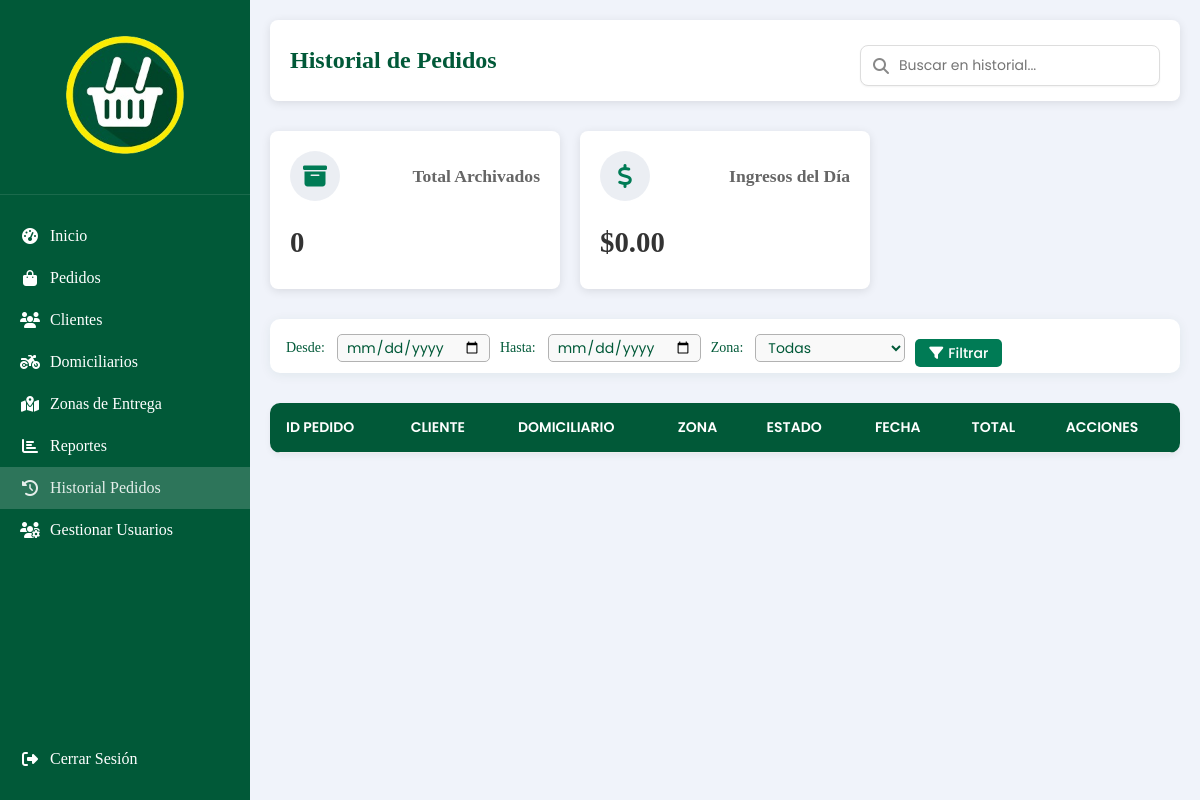
/vistas/historial_pedidos.php (signed in), run on an earlier commit of the app's database.
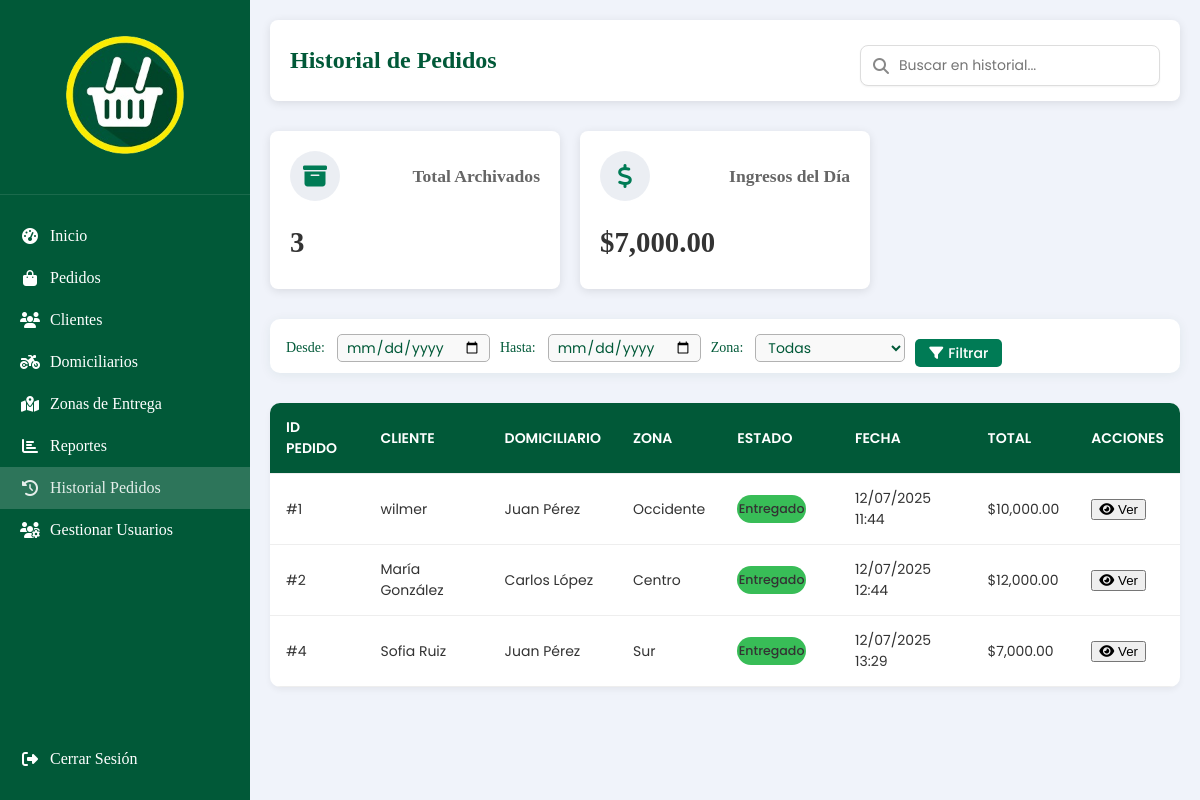
And on a later commit of the database.
### tables this page shows
CREATE TABLE `historico_pedidos` (
  `id_historico` int(11) NOT NULL,
  `id_pedido_original` int(11) NOT NULL,
  `id_cliente` int(11) NOT NULL,
  `id_zona` int(11) NOT NULL,
  `id_domiciliario` int(11) DEFAULT NULL,
  `estado` enum('entregado','cancelado') NOT NULL,
  `cantidad_paquetes` int(11) NOT NULL DEFAULT '1',
  `total` decimal(10,2) NOT NULL,
  `tiempo_estimado` int(11) NOT NULL DEFAULT '30',
  `fecha_pedido` datetime NOT NULL,
  `fecha_completado` datetime NOT NULL DEFAULT CURRENT_TIMESTAMP,
  `cliente_nombre` varchar(100) NOT NULL,
  `cliente_documento` varchar(20) NOT NULL,
  `cliente_telefono` varchar(15) DEFAULT NULL,
  `cliente_direccion` text,
  `zona_nombre` varchar(100) NOT NULL,
  `zona_tarifa` decimal(10,2) NOT NULL,
  `domiciliario_nombre` varchar(100) DEFAULT NULL,
  `domiciliario_telefono` varchar(15) DEFAULT NULL,
  `usuario_proceso` int(11) DEFAULT NULL
);

### servicios/verificar_permisos.php (called while the page is built, shortened)
<?php
function tienePermiso($seccion) {
    $rol = $_SESSION['rol'];
    $permisosPorRol = [
        'admin' => ['dashboard', 'clientes', 'pedidos', 'domiciliarios', 'zonas', 'reportes', 'tabla_usuarios'],
        'cajera' => ['dashboard', 'clientes', 'pedidos', 'reportes'],
        'org_domicilios' => ['dashboard', 'domiciliarios', 'zonas', 'reportes']
    ];
    return in_array($seccion, $permisosPorRol[$rol] ?? []);
}
function esAdmin() {
    return isset($_SESSION['rol']) && $_SESSION['rol'] === 'admin';
}

### vistas/historial_pedidos.php (the view, shortened to what this page needs)
<?php
require_once '../servicios/verificar_permisos.php';
try {
    $pdo = new PDO("mysql:host=localhost;dbname=sm_domicilios;charset=utf8mb4", "root", "root");
    $pdo->setAttribute(PDO::ATTR_ERRMODE, PDO::ERRMODE_EXCEPTION);
} catch (PDOException $e) {
    die("Error de conexión: " . $e->getMessage());
}
$totalArchived = $pdo->query("SELECT COUNT(*) FROM historico_pedidos")->fetchColumn();
$ingresosHoyPedidos = $pdo->query("SELECT SUM(total) FROM pedidos WHERE estado = 'entregado' AND DATE(fecha_pedido) = CURDATE()")->fetchColumn() ?? 0.00;
$ingresosHoyArchivados = $pdo->query("SELECT SUM(total) FROM historico_pedidos WHERE estado = 'entregado' AND DATE(fecha_pedido) = CURDATE()")->fetchColumn() ?? 0.00;
$ingresosHoy = $ingresosHoyPedidos + $ingresosHoyArchivados;
$filtroFechaInicio = isset($_GET['fecha_inicio']) ? $_GET['fecha_inicio'] : '';
$filtroFechaFin = isset($_GET['fecha_fin']) ? $_GET['fecha_fin'] : '';
$where = [];
$params = [];
$whereSQL = $where ? 'WHERE ' . implode(' AND ', $where) : '';
$sqlHistorial = "SELECT hp.id_historico, hp.id_pedido_original, hp.cliente_nombre, hp.domiciliario_nombre, hp.estado, hp.fecha_pedido, hp.fecha_completado, hp.cantidad_paquetes, hp.total, hp.tiempo_estimado, hp.zona_nombre FROM historico_pedidos hp $whereSQL ORDER BY hp.fecha_completado DESC LIMIT 100";
$stmt = $pdo->prepare($sqlHistorial);
if ($params) {
    $types = str_repeat('s', count($params));
    $stmt->execute($params);
} else {
    $stmt->execute();
}
$archivedOrders = $stmt->fetchAll(PDO::FETCH_ASSOC);
?>
<!DOCTYPE html>
<html lang="es">
<head>
    <link rel="stylesheet" href="../componentes/dashboard.css">
    <link rel="stylesheet" href="../componentes/pedidos.css">
    <link rel="stylesheet" href="https://cdnjs.cloudflare.com/ajax/libs/font-awesome/6.4.0/css/all.min.css">
</head>
<body>
    <div class="sidebar" id="sidebar">
        <div class="sidebar-header">
            <img src="../componentes/img/logo2.png" alt="Logo" />
        </div>
        <div class="sidebar-menu">
            <?php if (tienePermiso('dashboard')): ?>
            <a href="dashboard.php" class="menu-item"><i class="fas fa-tachometer-alt"></i><span class="menu-text">Inicio</span></a>
            <?php endif; ?>
            <a href="pedidos.php" class="menu-item"><i class="fas fa-shopping-bag"></i><span class="menu-text">Pedidos</span></a>
            <a href="clientes.php" class="menu-item"><i class="fas fa-users"></i><span class="menu-text">Clientes</span></a>
            <?php if (tienePermiso('domiciliarios')): ?>
            <a href="domiciliarios.php" class="menu-item"><i class="fas fa-motorcycle"></i><span class="menu-text">Domiciliarios</span></a>
            <?php endif; ?>
            <?php if (tienePermiso('zonas')): ?>
            <a href="zonas.php" class="menu-item"><i class="fas fa-map-marked-alt"></i><span class="menu-text">Zonas de Entrega</span></a>
            <?php endif; ?>
            <a href="reportes.php" class="menu-item"><i class="fas fa-chart-bar"></i><span class="menu-text">Reportes</span></a>
            <a href="historial_pedidos.php" class="menu-item active"><i class="fas fa-history"></i><span class="menu-text">Historial Pedidos</span></a>
            <?php if (esAdmin()): ?>
            <a href="tabla_usuarios.php" class="menu-item"><i class="fas fa-users-cog"></i><span class="menu-text">Gestionar Usuarios</span></a>
            <?php endif; ?>
            <a href="../servicios/cerrar_sesion.php" class="menu-cerrar"><i class="fas fa-sign-out-alt"></i><span class="menu-text">Cerrar Sesión</span></a>
        </div>
    </div>
    <div class="main-content">
        <div class="header">
            <div class="header-left">
                <h2>Historial de Pedidos</h2>
            </div>
            <div class="search-bar" style="margin-top:10px;">
                <i class="fas fa-search"></i>
                <input type="text" placeholder="Buscar en historial..." id="searchInput">
            </div>
        </div>
        <div class="dashboard-cards">
            <div class="card">
                <div class="card-header">
                    <div class="card-icon"><i class="fas fa-archive"></i></div>
                    <h3 class="card-title">Total Archivados</h3>
                </div>
                <div class="card-value"><?php echo $totalArchived; ?></div>
            </div>
            <div class="card">
                <div class="card-header">
                    <div class="card-icon"><i class="fas fa-dollar-sign"></i></div>
                    <h3 class="card-title">Ingresos del Día</h3>
                </div>
                <div class="card-value">$<?php echo number_format($ingresosHoy, 2); ?></div>
            </div>
        </div>
        <form method="GET" class="filtros-historial">
            <label for="fecha_inicio">Desde:</label>
            <input type="date" name="fecha_inicio" id="fecha_inicio" value="<?php echo htmlspecialchars($filtroFechaInicio); ?>" class="input-form" style="min-width:130px;">
            <label for="fecha_fin">Hasta:</label>
            <input type="date" name="fecha_fin" id="fecha_fin" value="<?php echo htmlspecialchars($filtroFechaFin); ?>" class="input-form" style="min-width:130px;">
            <label for="zona">Zona:</label>
            <select name="zona" id="zona" class="input-form" style="min-width:150px;">
                <option value="">Todas</option>
            </select>
            <button type="submit" class="btn-login"><i class="fas fa-filter"></i> Filtrar</button>
        </form>
        <div class="recent-activity">
            <div class="orders-table">
                <table id="historialTable">
                    <thead>
                        <tr>
                            <th>ID Pedido</th>
                            <th>Cliente</th>
                            <th>Domiciliario</th>
                            <th>Zona</th>
                            <th>Estado</th>
                            <th>Fecha</th>
                            <th>Total</th>
                            <th>Acciones</th>
                        </tr>
                    </thead>
                    <tbody id="historialTableBody">
                        <?php foreach ($archivedOrders as $pedido): ?>
                            <tr>
                                <td>#<?php echo $pedido['id_pedido_original']; ?></td>
                                <td><?php echo htmlspecialchars($pedido['cliente_nombre']); ?></td>
                                <td><?php echo htmlspecialchars($pedido['domiciliario_nombre'] ?? 'No asignado'); ?></td>
                                <td><?php echo htmlspecialchars($pedido['zona_nombre'] ?? ''); ?></td>
                                <td><span class="estado-<?php echo strtolower($pedido['estado']); ?> estado"><?php echo ucfirst($pedido['estado']); ?></span></td>
                                <td><?php echo date('d/m/Y H:i', strtotime($pedido['fecha_pedido'])); ?></td>
                                <td>$<?php echo number_format($pedido['total'], 2); ?></td>
                                <td>
                                    <button class="btn btn-info" onclick="verDetalleHistorial(<?php echo $pedido['id_historico']; ?>)"><i class="fas fa-eye"></i> Ver</button>
                                </td>
                            </tr>
                        <?php endforeach; ?>
                    </tbody>
                </table>
            </div>
        </div>
    </div>
</body>
</html>

### componentes/dashboard.css (style rules this page uses)
:root { --color-primario: #015938; --color-secundario: #007B55; --texto: #333; --color-borde: #015938; --light-bg: #F0F3FA; --success-color: #2ed573; --warning-color: #ff9800; --danger-color: #f44336; }
* { scroll-behavior: smooth; box-sizing: border-box; }
body { height: 100vh; display: flex; margin: 0; background: var(--light-bg); overflow: auto; }
.sidebar { width: 250px; background-color: var(--color-primario); color: white; height: 100vh; position: fixed; left: 0; top: 0; overflow-y: auto; transition: width 0.3s ease; z-index: 1000; display: flex; flex-direction: column; }
.sidebar-header { padding: 20px 15px; text-align: center; border-bottom: 1px solid rgba(255, 255, 255, 0.1); }
.sidebar-header img { width: 150px; height: 150px; border-radius: 50%; }
.sidebar-menu { padding: 20px 0; display: flex; flex-direction: column; flex-grow: 1; }
.menu-item, .menu-cerrar { padding: 12px 20px; display: flex; align-items: center; color: white; text-decoration: none; transition: background-color 0.3s ease, opacity 0.3s ease; position: relative; overflow: hidden; }
.menu-item::before, .menu-cerrar::before { content: ''; position: absolute; left: 0; top: 0; height: 100%; width: 0; background: rgba(255, 255, 255, 0.1); transition: width 0.3s ease; }
.menu-item:hover::before, .menu-item.active::before, .menu-cerrar:hover::before, .menu-cerrar.active::before { width: 100%; }
.menu-item:hover, .menu-item.active, .menu-cerrar:hover, .menu-cerrar.active { background-color: rgba(255, 255, 255, 0.1); opacity: 0.9; }
.menu-item i, .menu-cerrar i { margin-right: 10px; width: 20px; text-align: center; }
.menu-cerrar { margin-top: auto; min-height: 40px; }
.main-content { flex: 1; margin-left: 250px; padding: 20px; overflow-y: auto; height: 100vh; transition: margin-left 0.3s ease; }
.header { display: flex; justify-content: space-between; align-items: center; margin-bottom: 30px; background: white; padding: 15px 20px; border-radius: 8px; box-shadow: 0 2px 10px rgba(0, 0, 0, 0.1); animation: fadeIn 0.5s ease; }
.header h2 { color: var(--color-primario); font-weight: 600; margin: 0; }
.dashboard-cards { display: grid; grid-template-columns: repeat(auto-fill, minmax(280px, 1fr)); gap: 20px; margin-bottom: 30px; }
.card { background: white; border-radius: 8px; padding: 20px; box-shadow: 0 2px 10px rgba(0, 0, 0, 0.1); display: flex; flex-direction: column; transition: opacity 0.3s ease, transform 0.3s ease; cursor: pointer; animation: fadeIn 0.6s ease; position: relative; overflow: hidden; }
.card::before { content: ''; position: absolute; top: 0; left: -100%; width: 100%; height: 100%; background: linear-gradient(90deg, transparent, rgba(57, 88, 134, 0.1), transparent); transition: left 0.5s ease; }
.card-header { display: flex; justify-content: space-between; align-items: center; margin-bottom: 15px; }
.card-icon { width: 50px; height: 50px; background-color: rgba(57, 88, 134, 0.1); border-radius: 50%; display: flex; align-items: center; justify-content: center; color: var(--color-secundario); font-size: 1.5rem; transition: background-color 0.3s ease, color 0.3s ease; }
.card-title { font-size: 1.1rem; color: #666; margin: 0; }
.card-value { font-size: 1.8rem; font-weight: 600; color: #333; margin: 10px 0; transition: color 0.3s ease; }
.btn-login { background: var(--color-primario); color: white; border: none; padding: 10px 20px; border-radius: 5px; cursor: pointer; font-weight: 500; transition: background-color 0.3s ease; text-decoration: none; display: inline-block; }

### vistas/historial_pedidos.php (style rules this page uses)
.filtros-historial { background: #fff; border-radius: 10px; box-shadow: 0 2px 12px rgba(1,89,56,0.07); padding: 10px 16px 6px 16px; margin-bottom: 14px; display: flex; gap: 10px; align-items: center; flex-wrap: wrap; min-height: 0; }
.filtros-historial label { font-weight: 500; color: #015938; margin-right: 2px; font-size: 14px; }
.filtros-historial .input-form, .filtros-historial select { border: 1px solid #b2b2b2; border-radius: 5px; padding: 4px 8px; font-size: 14px; background: #f9f9f9; color: #015938; font-family: 'Poppins', sans-serif; transition: border-color 0.2s; min-height: 28px; height: 28px; }
.filtros-historial .btn-login { padding: 5px 14px; border-radius: 5px; font-size: 14px; background: #007B55; color: #fff; border: none; font-family: 'Poppins', sans-serif; transition: background 0.2s; display: flex; align-items: center; gap: 5px; min-height: 28px; height: 28px; }

What changed in the data, as far as the page shows it:
added historico_pedidos: id_pedido_original "1", cliente_nombre "wilmer", domiciliario_nombre "Juan Pérez", zona_nombre "Occidente", estado "Entregado", fecha_pedido "12/07/2025 11:44", total "10,000.00"
added historico_pedidos: id_pedido_original "2", cliente_nombre "María González", domiciliario_nombre "Carlos López", zona_nombre "Centro", estado "Entregado", fecha_pedido "12/07/2025 12:44", total "12,000.00"
added historico_pedidos: id_pedido_original "4", cliente_nombre "Sofia Ruiz", domiciliario_nombre "Juan Pérez", zona_nombre "Sur", estado "Entregado", fecha_pedido "12/07/2025 13:29", total "7,000.00"
Also different on the page:
$totalArchived: "0" → "3"
$ingresosHoy: "0.00" → "7,000.00"
